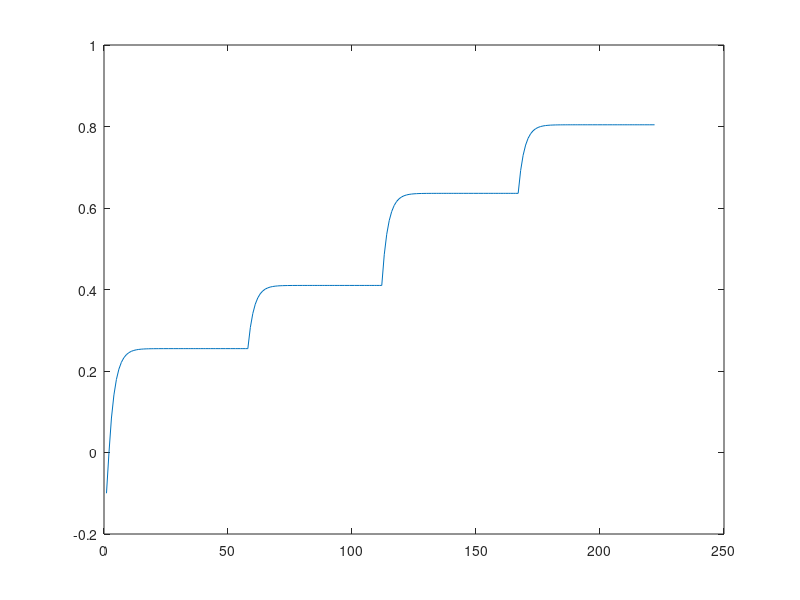

Write the MATLAB code that produced this figure.
S = 11;
A = 5;

erro1 = 0.001;
erro2 = 0.0010000001;


T = cell(1,A);
R = zeros(S,A);
gamma =1;

for a=1:A
    T{a} = sparse(S,S);
    for s=1:S
        T{a}(s,min(s+a-1,S)) = 1 - ((0.08*(s-1)) + (0.04*(a-1)));
        R(s,a) = 2 +(a-1);
    end
end

%policy iteration RSMDP

%pi = ceil(rand(1,S)*(A-1))+1;
%pi = [2 2 3 4 4 4 5 3 2 3 5];
pi = [5 5 5 5 5 5 5 4 3 2 1];
pi = ceil(ones(1,S));
%pi = [5 5 5 5 5 5 5 5 5 5 5];
piOld = zeros(1,S);

lambda = -0.1;

lambdaValues = lambda;

while any(pi ~= piOld)

% passo A (Update factor \lambda)
Rpi = zeros(S,1);
Tpi = zeros(S,S);
for s=1:S
    Rpi(s) = R(s,pi(s));
    Tpi(s,:) = T{pi(s)}(s,:);
end

Gpi = Rpi;
cpi = exp(lambda*Gpi);
Cpi = sparse(1:S,1:S,cpi(1:S));
Dpi = Cpi*Tpi(1:S,1:S);

spectral = (max(abs(eigs(Dpi))));

while spectral < (1-erro2)
    delta = (log(1-erro1)-log(spectral))/max(Rpi);
    lambda = lambda + delta
    
    lambdaValues = [lambdaValues lambda];
    
    Gpi = Rpi;
    cpi = exp(lambda*Gpi);
    Cpi = sparse(1:S,1:S,cpi(1:S));
    Dpi = Cpi*Tpi(1:S,1:S);
    spectral = (max(abs(eigs(Dpi))));
end

% Policy Evaluation

Vpi = -sign(lambda)*((eye(S) - diag(exp(lambda*Rpi))*Tpi)\((1-sum(Tpi,2)).*exp(lambda*Rpi)));

% passo B (policy improvement)

Qpi = zeros(S,A);
for a=1:A
    Qpi(:,a) = diag(exp(lambda*R(:,a)))*[T{a}(:,:)*Vpi - sign(lambda)*(1-sum(T{a},2))];
end

piOld = pi;
[aux pi] = max(Qpi(1:S,:),[],2);
pi = pi'
end

plot(lambdaValues)